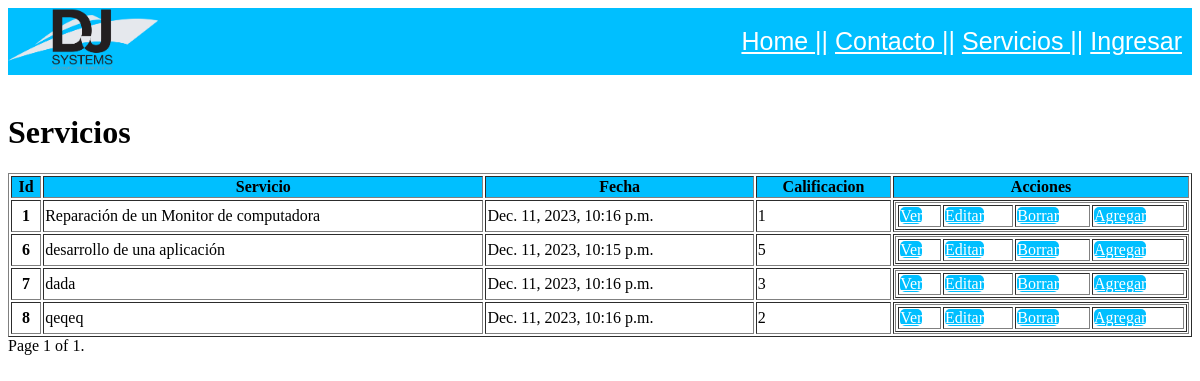
The page /servicios/gestion/ on the database its author committed.
### servicios/models.py (models this page shows, shortened)
class Servicio(models.Model):
    servicio = models.CharField(max_length=30000)
    calificacion = models.CharField(max_length=300)
    fecha = models.DateTimeField(auto_now=True)

### servicios/views.py (the view)
# urls.py: path('gestion/',views.GestionServicio, name='gestion_servicio'),
def GestionServicio(request):
    servicios_list = Servicio.objects.all()
    paginator = Paginator(servicios_list, 10)
    page_number = request.GET.get('page',0)
    page_obj = paginator.get_page(page_number)
    template = loader.get_template("GestionServicio.html")
    context = {"page_obj": page_obj}
    return HttpResponse(template.render(context,request))

### servicios/templates/GestionServicio.html (shortened to what this page needs)
{% load static %}
{% block content %}
<div class="navbar">
    <div class="logo"> <img src="{% static '/img/DJ-logo-10.png' %}" width="150px">
</div>
    <div id="navbar_text">
    <a class="link" href="{% url 'index' %}">Home ||</a>
    <a class="link" href="{% url 'contacto' %}"> Contacto ||</a>
    <a class="link" href="{% url 'servicio' %}"> Servicios ||</a>
    {% if user.is_authenticated %}
    <a class="link" href="{% url 'logout' %}">Salir</a>
        {% else %}
    <a class="link" href="{% url 'login' %}"> Ingresar</a>
    </div>
    {% endif %}
</div>
<h1>Servicios</h1>
<table BORDER WIDTH="100%"; id="tablaServicio">
    <thead>
        <tr>
            <th scope="col">Id</th>
            <th>Servicio</th>
            <th>Fecha</th>
            <th>Calificacion</th>
            <th>Acciones</th>
        </tr>
    </thead>
    <tbody>
      {% for Servicio in page_obj %}
      <tr>
        <th scope="row">{{ Servicio.id }}</th>
        <td>{{ Servicio.servicio }}</td>
        <td>{{ Servicio.fecha }}</td>
        <td>{{ Servicio.calificacion }}</td>
        <td>
            <table scope="col"; BORDER WIDTH="100%">
                <tr>
                <td><a type="button-sm" class="botones_edicion" href="{% url 'ver_servicio' Servicio.id %}">Ver</a></td>
                <td><a type="button-sm" class="botones_edicion" href="{% url 'editar_servicio' Servicio.id %}">Editar</a></td>
                <td><a type="button-sm" class="botones_edicion" href="{% url 'borrar_servicio' Servicio.id %}">Borrar</a></td>
                <td><a type="button" class="botones_edicion" href="{% url 'agregar_servicio' %}">Agregar</a>
                </tr>
            </table>
        </td>
      </tr>
      {% endfor %}
    </tbody>
  </table>
<div class="pagination">
    <span class="step-links">
        <span class="current">
            Page {{ page_obj.number }} of {{ page_obj.paginator.num_pages }}.
        </span>
    </span>
</div>
</body>
{% endblock content%}

### servicios/templates/GestionServicio.html (style rules this page uses)
.navbar { background-color:deepskyblue; color:white; font-family: Helvetica; display: flex; }
#navbar_text { margin-left: auto; margin-top: auto; margin-bottom: auto; font-size: 25px; margin-right:10px; }
.link { color: white; }
thead { background-color: deepskyblue; }
.botones_edicion { background-color: deepskyblue; border-radius: 5px; color:white; }

### rows shown on the page
Servicio: id "1", servicio "Reparación de un Monitor de computadora", fecha "Dec. 11, 2023, 10:16 p.m.", calificacion "1"
Servicio: id "6", servicio "desarrollo de una aplicación", fecha "Dec. 11, 2023, 10:15 p.m.", calificacion "5"
Servicio: id "7", servicio "dada", fecha "Dec. 11, 2023, 10:16 p.m.", calificacion "3"
Servicio: id "8", servicio "qeqeq", fecha "Dec. 11, 2023, 10:16 p.m.", calificacion "2"

### other values the page prints
{{ page_obj.number }} "1"
{{ page_obj.paginator.num_pages }} "1"
